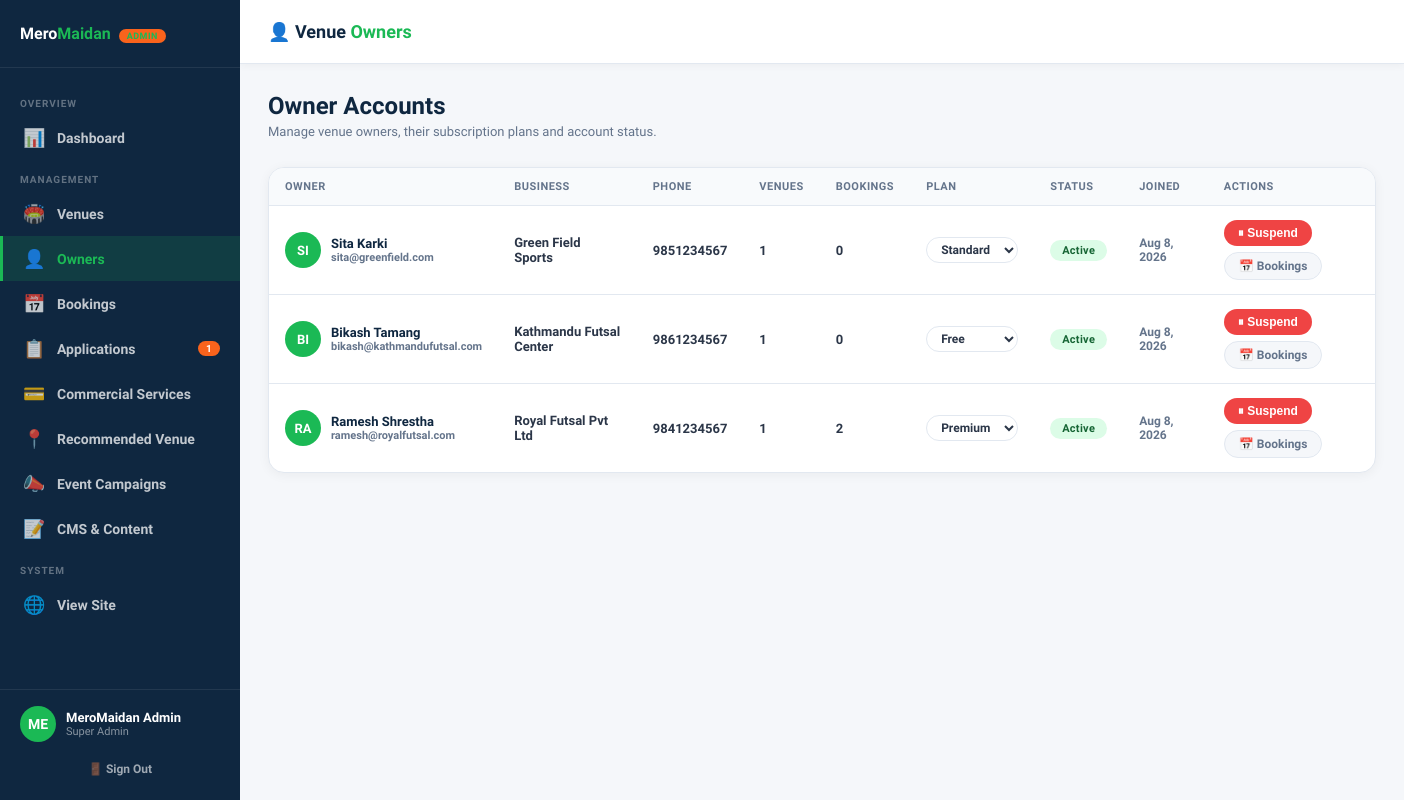
/superadmin/owners.php (signed in), run on an earlier commit of the app's database.
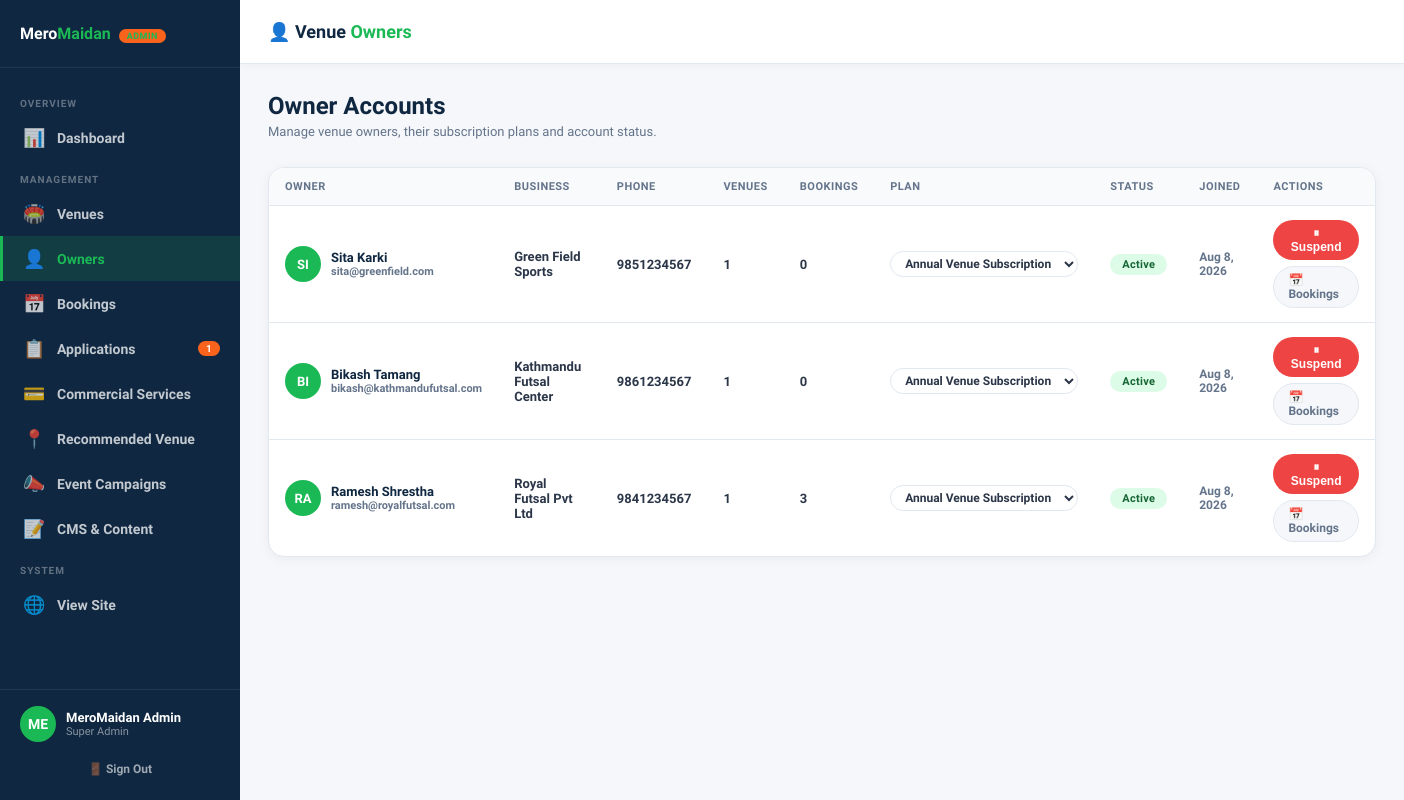
And on a later commit of the database.
### tables this page shows
CREATE TABLE `venue_owners` (
  `id` int(11) NOT NULL AUTO_INCREMENT,
  `name` varchar(200) NOT NULL,
  `email` varchar(200) NOT NULL,
  `phone` varchar(20) NOT NULL,
  `password_hash` varchar(255) NOT NULL,
  `business_name` varchar(200) DEFAULT NULL,
  `plan_id` int(11) DEFAULT 1,
  `status` enum('pending','active','suspended') DEFAULT 'pending',
  `created_at` timestamp NOT NULL DEFAULT current_timestamp(),
  `approved_at` timestamp NULL DEFAULT NULL,
  PRIMARY KEY (`id`),
  UNIQUE KEY `email` (`email`)
);

CREATE TABLE `subscription_plans` (
  `id` int(11) NOT NULL AUTO_INCREMENT,
  `name` varchar(100) NOT NULL,
  `slug` varchar(50) NOT NULL,
  `price_monthly` decimal(10,2) NOT NULL DEFAULT 0.00,
  `price_yearly` decimal(10,2) NOT NULL DEFAULT 0.00,
  `duration_months` int(11) NOT NULL DEFAULT 12,
  `included_venues` int(11) NOT NULL DEFAULT 1,
  `max_venues` int(11) NOT NULL DEFAULT 1,
  `max_bookings_per_month` int(11) NOT NULL DEFAULT 50,
  `features` longtext DEFAULT NULL CHECK (json_valid(`features`)),
  `is_active` tinyint(1) DEFAULT 1,
  `created_at` timestamp NOT NULL DEFAULT current_timestamp(),
  PRIMARY KEY (`id`),
  UNIQUE KEY `slug` (`slug`)
);

### superadmin/owners.php (the view, shortened to what the changed rows need)
<?php
$db = getDB();
$owners = $db->query("
    SELECT vo.*, sp.name as plan_name,
           COUNT(v.id) as venue_count,
           (SELECT COUNT(*) FROM bookings b JOIN venues v2 ON b.venue_id=v2.id WHERE v2.owner_id=vo.id AND b.status='confirmed') as total_bookings
    FROM venue_owners vo
    LEFT JOIN subscription_plans sp ON vo.plan_id=sp.id
    LEFT JOIN venues v ON v.owner_id=vo.id
    GROUP BY vo.id
    ORDER BY vo.created_at DESC
")->fetchAll();
$plans = $db->query("SELECT * FROM subscription_plans WHERE is_active=1")->fetchAll();
?>
<!DOCTYPE html>
<html lang="en">
<head>
  <link rel="stylesheet" href="../assets/css/admin.css">
</head>
<body>
<div class="admin-layout">
  <main class="admin-main">
    <div class="admin-content">
      <div class="page-header">
        <h1>Owner Accounts</h1>
      </div>
      <div class="data-card">
        <div style="overflow-x:auto;">
          <table class="data-table">
            <thead><tr><th>Owner</th><th>Business</th><th>Phone</th><th>Venues</th><th>Bookings</th><th>Plan</th><th>Status</th><th>Joined</th><th>Actions</th></tr></thead>
            <tbody>
            <?php foreach($owners as $o): ?>
            <tr>
              <td>
                <div class="owner-cell">
                  <div class="owner-av"><?=strtoupper(substr($o['name'],0,2))?></div>
                  <div>
                    <div class="owner-name"><?=htmlspecialchars($o['name'])?></div>
                    <div class="owner-email"><?=htmlspecialchars($o['email'])?></div>
                  </div>
                </div>
              </td>
              <td><?=htmlspecialchars($o['business_name']??'—')?></td>
              <td><?=htmlspecialchars($o['phone'])?></td>
              <td><strong><?=$o['venue_count']?></strong></td>
              <td><strong><?=$o['total_bookings']?></strong></td>
              <td>
                <form method="POST" style="display:inline;">
                  <select name="plan_id" class="filter-select" style="padding:4px 10px;font-size:12px;" onchange="this.form.submit()">
                    <?php foreach($plans as $p): ?>
                    <option value="<?=$p['id']?>" <?=$p['id']==$o['plan_id']?'selected':''?>><?=$p['name']?></option>
                    <?php endforeach;?>
                  </select>
                </form>
              </td>
              <td><span class="badge <?=$o['status']?>"><?=ucfirst($o['status'])?></span></td>
              <td style="font-size:12px;color:#64748b;"><?=date('M j, Y',strtotime($o['created_at']))?></td>
              <td>
                <div style="display:flex;gap:6px;flex-wrap:wrap;">
                  <?php if($o['status']==='active'): ?>
                  <form method="post" style="display:inline" onsubmit="return confirm('Suspend this owner?')"><button name="action" value="suspend" class="btn btn-red btn-sm">⏸ Suspend</button></form>
                  <?php else: ?>
                  <form method="post" style="display:inline"><input type="hidden" name="csrf_token" value="<?=csrfToken()?>"><input type="hidden" name="id" value="<?=$o['id']?>"><button name="action" value="activate" class="btn btn-green btn-sm">▶ Activate</button></form>
                  <?php endif;?>
                  <a href="bookings.php" class="btn btn-ghost btn-sm">📅 Bookings</a>
                </div>
              </td>
            </tr>
            <?php endforeach; ?>
            </tbody>
          </table>
        </div>
      </div>
    </div>
  </main>
</div>
</body>
</html>

What changed in the data, as far as the page shows it:
changed venue_owners "SI": plan_id "Standard" → "Annual Venue Subscription"
changed venue_owners "BI": plan_id "Free" → "Annual Venue Subscription"
changed venue_owners "RA": total_bookings "2" → "3"; plan_id "Premium" → "Annual Venue Subscription"
